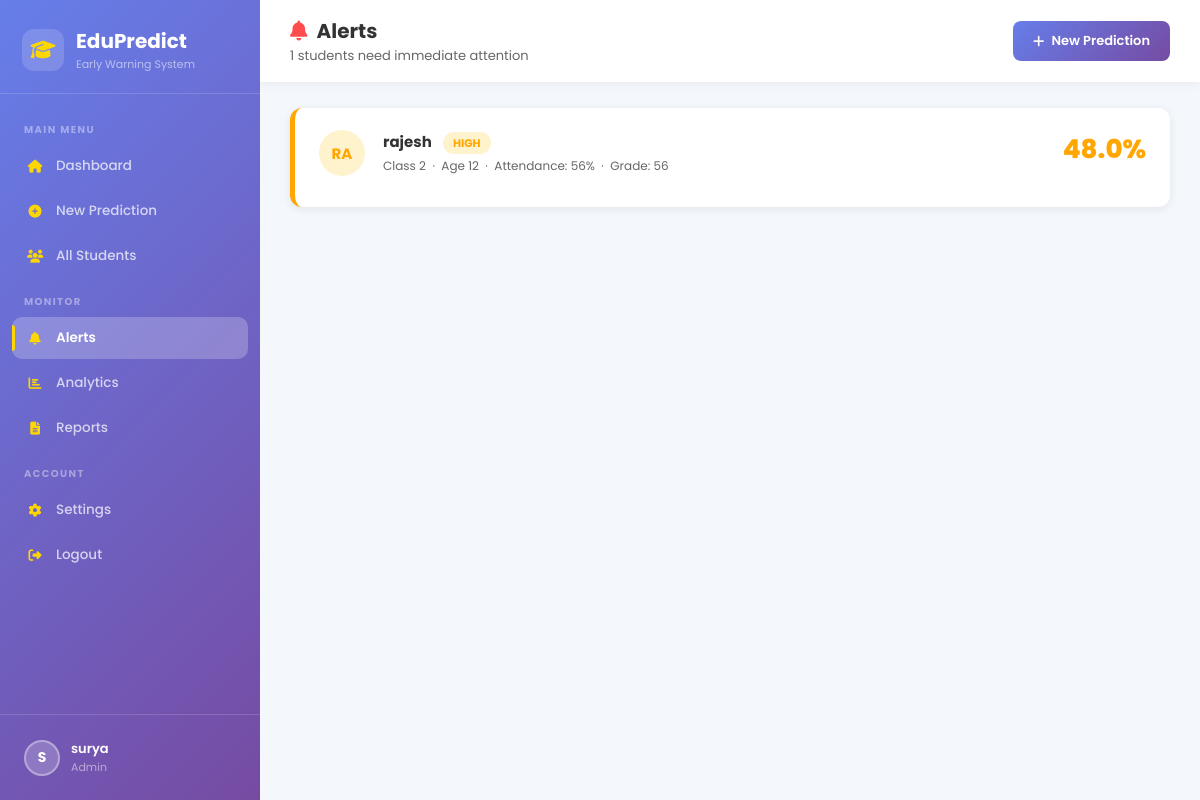
/alerts (signed in), run on the app's committed database.
### tables this page shows
CREATE TABLE users (
            id         INTEGER PRIMARY KEY AUTOINCREMENT,
            firstname  TEXT NOT NULL,
            lastname   TEXT NOT NULL DEFAULT '',
            username   TEXT UNIQUE NOT NULL,
            email      TEXT UNIQUE NOT NULL,
            password   TEXT NOT NULL,
            role       TEXT DEFAULT 'teacher',
            created_at TEXT DEFAULT (datetime('now'))
        , google_id TEXT);

CREATE TABLE students (
            user_id               INTEGER NOT NULL DEFAULT 1,
            "Sudent ID"           TEXT,
            "Name"                TEXT,
            "Gender"              TEXT,
            "Age"                 INTEGER,
            "Attendance"          INTEGER,
            "Class"               INTEGER,
            "Homework Completion" REAL,
            "Distance from School" INTEGER,
            "Parent Income Level" INTEGER,
            "Migration Risk"      INTEGER,
            "Student Intrest"     INTEGER,
            "Health Condition"    INTEGER,
            "Previous Year Grade" INTEGER,
            "Fomative Marks"      INTEGER,
            "Sumative Marks"      INTEGER,
            "Behaviour"           INTEGER,
            "Dropout Risk"        INTEGER,
            FOREIGN KEY (user_id) REFERENCES users(id)
        );

### app.py (the view)
@app.route("/alerts")
@login_required
def alerts():
    user = safe_current_user()
    stats, all_students = get_stats(session.get("user_id"))
    alert_list = sorted(
        [s for s in all_students if s["risk_level"] in ("CRITICAL", "HIGH")],
        key=lambda x: x["risk_score"], reverse=True
    )
    return render_template("alerts.html", user=user, alerts=alert_list)

### app.py (called while the page is built)
def get_db():
    conn = sqlite3.connect(DB, timeout=30, check_same_thread=False)
    conn.row_factory = sqlite3.Row
    return conn

def login_required(f):
    @wraps(f)
    def wrapped(*args, **kwargs):
        if "user_id" not in session:
            return redirect(url_for("login"))
        return f(*args, **kwargs)
    return wrapped

def current_user():
    if "user_id" not in session:
        return None
    try:
        conn = get_db()
        u    = conn.execute("SELECT * FROM users WHERE id=?",
                            (session["user_id"],)).fetchone()
        conn.close()
        if u:
            return dict(u)
    except Exception:
        pass
    session.clear()
    return None

def safe_current_user():
    u = current_user()
    if u:
        return u
    session.clear()
    return {"id": 0, "firstname": "Guest", "lastname": "", "email": "",
            "username": "guest", "role": "guest", "google_id": None}

def get_stats(user_id=None):
    conn = get_db()
    if user_id:
        rows = conn.execute("SELECT rowid, * FROM students WHERE user_id=?",
                            (user_id,)).fetchall()
    else:
        rows = conn.execute("SELECT rowid, * FROM students").fetchall()
    conn.close()
    students = [map_student(r, r["rowid"]) for r in rows]
    stats = {
        "total":    len(students),
        "CRITICAL": sum(1 for s in students if s["risk_level"] == "CRITICAL"),
        "HIGH":     sum(1 for s in students if s["risk_level"] == "HIGH"),
        "MODERATE": sum(1 for s in students if s["risk_level"] == "MODERATE"),
        "SAFE":     sum(1 for s in students if s["risk_level"] == "SAFE"),
    }
    return stats, students

### templates/alerts.html (shortened to what this page needs)
<!DOCTYPE html>
<html lang="en">
<head>
<link rel="stylesheet" href="https://cdnjs.cloudflare.com/ajax/libs/font-awesome/6.4.0/css/all.min.css"/>
</head>
<body>
<aside class="sidebar">
  <div class="sb-logo">
    <div class="sb-logo-icon"><i class="fas fa-graduation-cap" style="color:var(--gold)"></i></div>
    <div><div class="sb-brand">EduPredict</div><div class="sb-sub">Early Warning System</div></div>
  </div>
  <div class="sb-body">
    <div class="sb-section">Main Menu</div>
    <a class="nav-item" href="/dashboard"><i class="fas fa-home"></i> <span>Dashboard</span></a>
    <a class="nav-item" href="/predict"><i class="fas fa-plus-circle"></i> <span>New Prediction</span></a>
    <a class="nav-item" href="/students"><i class="fas fa-users"></i> <span>All Students</span></a>
    <div class="sb-section">Monitor</div>
    <a class="nav-item active" href="/alerts"><i class="fas fa-bell"></i> <span>Alerts</span></a>
    <a class="nav-item" href="/analytics"><i class="fas fa-chart-bar"></i> <span>Analytics</span></a>
    <a class="nav-item" href="/reports"><i class="fas fa-file-alt"></i> <span>Reports</span></a>
    <div class="sb-section">Account</div>
    <a class="nav-item" href="/settings"><i class="fas fa-cog"></i> <span>Settings</span></a>
    <a class="nav-item" href="/logout"><i class="fas fa-sign-out-alt"></i> <span>Logout</span></a>
  </div>
  <div class="sb-foot">
    <div class="user-row">
      <div class="user-ava">{{ (user.firstname or 'U')[0]|upper }}</div>
      <div><div class="user-name">{{ user.firstname or '' }}</div><div class="user-role">{{ (user.role or 'teacher')|title }}</div></div>
    </div>
  </div>
</aside>
<div class="main">
  <div class="topbar">
    <div>
      <h2><i class="fas fa-bell"></i>Alerts</h2>
      <p>{{ alerts|length }} students need immediate attention</p>
    </div>
    <a href="/predict" style="background:var(--grad);color:#fff;padding:10px 20px;border-radius:8px;text-decoration:none;font-size:13px;font-weight:600;display:flex;align-items:center;gap:7px">
      <i class="fas fa-plus"></i> New Prediction
    </a>
  </div>
  <div class="page">
    {% if alerts %}
      {% for s in alerts %}
      {% set is_crit = s.risk_level == 'CRITICAL' %}
      <div class="alert-card {{ s.risk_level }}">
        <div class="al-ava" style="background:{% if is_crit %}#ffe5e5{% else %}#fff3cd{% endif %};color:{% if is_crit %}var(--red){% else %}var(--orange){% endif %}">
          {{ s.name[:2]|upper }}
        </div>
        <div class="al-body">
          <div class="al-name">{{ s.name }} <span class="rbadge {{ s.risk_level }}" style="margin-left:8px">{{ s.risk_level }}</span></div>
          <div class="al-meta">Class {{ s.class_level }} &nbsp;·&nbsp; Age {{ s.age or 'N/A' }} &nbsp;·&nbsp; Attendance: {{ s.attendance }}% &nbsp;·&nbsp; Grade: {{ s.prev_grade }}</div>
        </div>
        <div class="al-score" style="color:{% if is_crit %}var(--red){% else %}var(--orange){% endif %}">{{ s.risk_score }}%</div>
      </div>
      {% endfor %}
    {% else %}
    <div class="empty-state">
      <i class="fas fa-check-circle" style="color:#28a745;opacity:1"></i>
      <p style="font-size:18px;font-weight:700;margin-bottom:8px;color:#28a745">No Alerts!</p>
      <p>All students are currently at moderate or safe risk levels.</p>
    </div>
    {% endif %}
  </div>
</div>
</body>
</html>

### templates/alerts.html (style rules this page uses)
:root { --primary:#667eea;--grad:linear-gradient(135deg,#667eea 0%,#764ba2 100%);--gold:#ffd700;--bg:#f4f7fc;--white:#fff;--shadow:0 2px 10px rgba(0,0,0,0.08);--text:#333;--muted:#666;--border:#f0f0f0;--red:#ff4d4d;--orange:#ffa700;--red-bg:#ffe5e5;--orange-bg:#fff3cd; }
*,*::before,*::after { box-sizing:border-box;margin:0;padding:0 }
body { font-family:'Poppins',sans-serif;background:var(--bg);color:var(--text);min-height:100vh;display:flex }
.sidebar { position:fixed;top:0;left:0;width:260px;height:100vh;background:var(--grad);display:flex;flex-direction:column;z-index:200 }
.sb-logo { padding:26px 22px 20px;border-bottom:1px solid rgba(255,255,255,0.15);display:flex;align-items:center;gap:12px }
.sb-logo-icon { width:42px;height:42px;background:rgba(255,255,255,0.15);border-radius:12px;display:flex;align-items:center;justify-content:center;font-size:20px }
.sb-brand { font-size:20px;font-weight:700;color:#fff }
.sb-sub { font-size:11px;color:rgba(255,255,255,0.55) }
.sb-body { flex:1;padding:14px 12px;overflow-y:auto }
.sb-section { font-size:10px;font-weight:700;letter-spacing:1.4px;text-transform:uppercase;color:rgba(255,255,255,0.4);padding:14px 12px 7px }
.nav-item { display:flex;align-items:center;gap:12px;padding:11px 14px;border-radius:10px;color:rgba(255,255,255,0.72);font-size:13.5px;font-weight:500;text-decoration:none;transition:all .22s;margin-bottom:3px;position:relative }
.nav-item i { width:18px;text-align:center;color:var(--gold);font-size:13px }
.nav-item.active { background:rgba(255,255,255,0.22);color:#fff;font-weight:600 }
.nav-item.active::before { content:'';position:absolute;left:0;top:20%;bottom:20%;width:3px;background:var(--gold);border-radius:0 4px 4px 0 }
.sb-foot { padding:14px 12px;border-top:1px solid rgba(255,255,255,0.15) }
.user-row { display:flex;align-items:center;gap:11px;padding:10px 12px;border-radius:10px }
.user-ava { width:36px;height:36px;border-radius:50%;background:rgba(255,255,255,0.2);border:2px solid rgba(255,255,255,0.35);display:flex;align-items:center;justify-content:center;font-size:14px;font-weight:700;color:#fff;flex-shrink:0 }
.user-name { font-size:13px;font-weight:600;color:#fff }
.user-role { font-size:11px;color:rgba(255,255,255,0.5) }
.main { margin-left:260px;flex:1;display:flex;flex-direction:column }
.topbar { background:var(--white);padding:16px 30px;display:flex;align-items:center;justify-content:space-between;box-shadow:0 2px 10px rgba(0,0,0,0.06);position:sticky;top:0;z-index:100 }
.topbar h2 { font-size:20px;font-weight:700 }
.topbar h2 i { color:var(--red);margin-right:9px }
.topbar p { font-size:13px;color:var(--muted);margin:0 }
.page { padding:26px 30px;flex:1 }
.alert-card { background:var(--white);border-radius:12px;padding:22px 24px;box-shadow:var(--shadow);margin-bottom:16px;border-left:5px solid var(--red);display:flex;align-items:flex-start;gap:18px;transition:all .2s }
.alert-card.HIGH { border-color:var(--orange) }
.al-ava { width:46px;height:46px;border-radius:50%;display:flex;align-items:center;justify-content:center;font-size:15px;font-weight:700;flex-shrink:0 }
.al-body { flex:1 }
.al-name { font-size:15px;font-weight:700;margin-bottom:4px }
.al-meta { font-size:12px;color:var(--muted);margin-bottom:10px }
.al-score { font-size:26px;font-weight:800;text-align:right;white-space:nowrap }
.rbadge { padding:3px 10px;border-radius:20px;font-size:11px;font-weight:700 }
.rbadge.HIGH { background:var(--orange-bg);color:var(--orange) }

### data on the page
users: firstname "S", firstname "surya", role "Admin"
students: Name "RA", name "rajesh", risk_level "HIGH", class_level "2", Age "12", attendance "56", prev_grade "56", risk_score "48.0"

### other printed values
{{ alerts|length }} "1"
